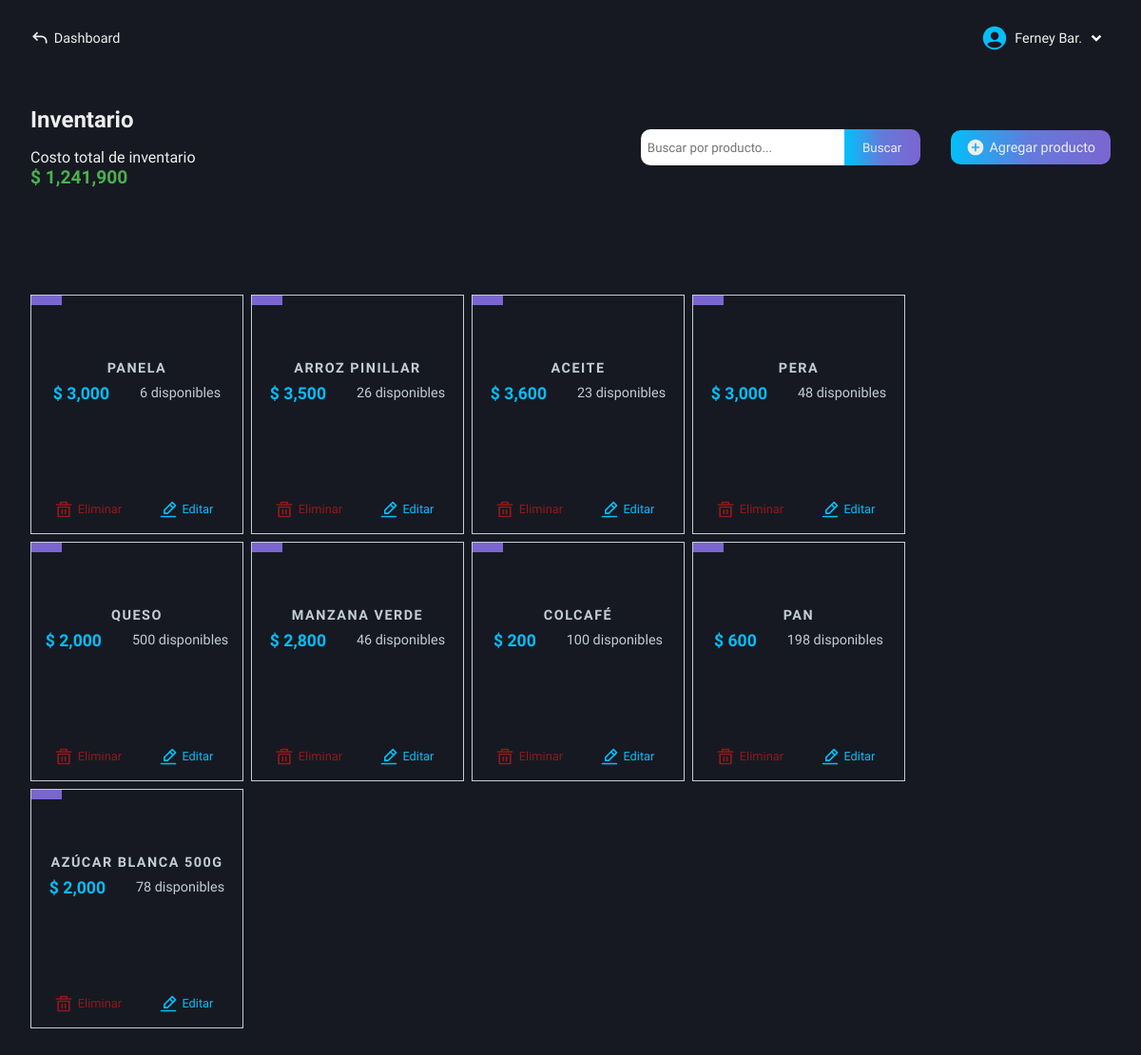
Page /roles/store/inventory/admin-inventory.php (signed in) on the committed database.
### tables this page shows
CREATE TABLE `users` (
  `id` int(11) NOT NULL AUTO_INCREMENT,
  `name` varchar(100) NOT NULL,
  `lastname` varchar(100) NOT NULL,
  `email` varchar(100) NOT NULL,
  `pass` varchar(100) NOT NULL,
  `role` varchar(100) NOT NULL,
  PRIMARY KEY (`id`)
);

CREATE TABLE `inventory_products` (
  `id` int(11) NOT NULL AUTO_INCREMENT,
  `id_category` int(11) NOT NULL,
  `product_name` varchar(100) NOT NULL,
  `supplier` varchar(100) NOT NULL,
  `purchase_price` decimal(50,0) NOT NULL,
  `sale_price` decimal(50,0) NOT NULL,
  `stock_quantity` int(11) NOT NULL,
  `product_description` varchar(500) NOT NULL,
  `entry_date` date NOT NULL,
  PRIMARY KEY (`id`)
);

### roles/store/inventory/admin-inventory.php (the view, shortened to what this page needs)
<!DOCTYPE html>
<html lang="en">
<head>
    <link rel="stylesheet" href="../../../css/store/admin-inventory.css">
    <link rel="stylesheet" href="../../../css/store/base-autocomplete.css">
    <link rel="stylesheet" href="https://code.jquery.com/ui/1.12.1/themes/base/jquery-ui.css">
    <?php
        include("../../../conexion.php");
        if (isset($_SESSION['user_id'])) {
            $id_user = $_SESSION['user_id'];
        } else {
            header("Location: ../../../index.php");
            exit();
        }
    ?>
</head>
<body>
    <main class="main">
        <nav class="nav-dash">
            <a href="../../dashboard-store.php" class="go-dash">
                <svg xmlns="http://www.w3.org/2000/svg" width="20" height="20" viewBox="0 0 24 24"><path fill="#eee" d="m4 10l-.707.707L2.586 10l.707-.707zm17 8a1 1 0 1 1-2 0zM8.293 15.707l-5-5l1.414-1.414l5 5zm-5-6.414l5-5l1.414 1.414l-5 5zM4 9h10v2H4zm17 7v2h-2v-2zm-7-7a7 7 0 0 1 7 7h-2a5 5 0 0 0-5-5z"/></svg>
                <p>Dashboard</p>
            </a>
            <div class="user-modal">
                <div class="username">
                    <div class="name-down">
                        <?php
                            $queryData = "SELECT name, lastname FROM users WHERE id = $id_user";
                            $result = mysqli_query($conexion, $queryData);
                            $rowData = mysqli_fetch_assoc($result);
                            echo "<p class='name'>" . $rowData['name'] . ' ' . substr($rowData['lastname'], 0, 3) . ".</p>";
                        ?>
                        <img src="../../../svg/down-arrow.svg" alt="">
                    </div>
                </div>
            </div>
        </nav>
        <section class="info-table-product" id="hidden-modal">
            <div class="table-products">
                <div class="tlt-search-add">
                    <div class="tlt-cost">
                        <h2 class="tlt-function">Inventario</h2>
                        <div class="total-cost">
                            <p>Costo total de inventario</p>
                            <?php
                                $query = "SELECT SUM(purchase_price * stock_quantity) AS total_cost FROM inventory_products";
                                $result = mysqli_query($conexion, $query);
                                $row = mysqli_fetch_array($result);
                                if($row['total_cost'] === NULL){
                                    echo "<p>$ 0</p>";
                                } else {
                                    echo "<p>$ " . number_format($row['total_cost'], 0) . "</p>";
                                }
                            ?>
                        </div>
                    </div>
                    <div class="search-add">
                        <form action="functions/search-product.php" method="POST" class="form-search">
                            <input type="text" name="search" class="input-search b-col-fcs-val" id="search" placeholder="Buscar por producto..." required>
                            <input type="submit" name="button-search" class="btn-search bg-btn" value="Buscar">
                        </form>
                        <a href="add-products.php" class="add bg-btn">
                            <svg xmlns="http://www.w3.org/2000/svg" width="20" height="20" viewBox="0 0 24 24"><path fill="#eee" d="M12 2C6.477 2 2 6.477 2 12s4.477 10 10 10s10-4.477 10-10S17.523 2 12 2m5 11h-4v4h-2v-4H7v-2h4V7h2v4h4z"/></svg>
                            <p>Agregar producto</p>
                        </a>
                    </div>
                </div>
                <div class="all-products">
                    <div class="content-cards">
                        <?php
                            $getProducts = "SELECT * FROM inventory_products";
                            $resultProducts = mysqli_query($conexion, $getProducts);
                            if($resultProducts -> num_rows > 0){
                                while($row = mysqli_fetch_array($resultProducts)){
                                    $id = $row['id'];
                                    echo "<div class='card-product'>
                                            <div class='unit-info'>
                                                <p class='unit'>" . $row['unit_measure'] . "</p>
                                                <div class='info-product'>
                                                    <h3 class='product'>" . ucfirst($row['product_name']) . "</h3>
                                                    <div class='price-available'>
                                                        <p>$ " . number_format($row['sale_price'], 0) . "</p>
                                                        <p>" . $row['stock_quantity'] . " disponibles</p>
                                                    </div>
                                                </div>
                                            </div>
                                            <div class='actions'>
                                                <a href='functions/delete.php?id=$id'>
                                                    <img src='../../../svg/delete.svg' />
                                                    Eliminar
                                                </a>
                                                <a href='functions/get-data.php?id=$id'>
                                                    <img src='../../../svg/edit.svg' />
                                                    Editar
                                                </a>
                                            </div>
                                        </div>";
                                }
                            } else {
                                echo "<div class='not-product'><p>No tienes productos en tu inventario</p></div>";
                            }
                        ?>
                    </div>
                </div>
            </div>
        </section>
    </main>
</body>
</html>

### css/store/admin-inventory.css (style rules this page uses)
.main { display: grid; grid-template-columns: 1fr; grid-template-rows: 80px auto; height: 100vh; background-color: var(--color-dark-blue-gray); }
.info-table-product { grid-column: 1 / 2; grid-row: 2 / 3; padding: 2rem; box-sizing: border-box; background-color: var(--color-dark-blue-gray); }
.table-products { display: flex; flex-direction: column; gap: 3rem; }
.total-cost p:last-child { color: var(--color-dark-green); font-weight: 600; font-size: 1.2rem; }
.tlt-cost { display: flex; flex-direction: column; gap: 1rem; }
.tlt-search-add { display: flex; align-items: center; justify-content: space-between; }
.search-add { display: flex; align-items: center; gap: 2rem; }
.form-search { display: flex; }
.input-search { outline: none; padding: .2rem .3rem; height: 27px; border: 2px solid #fff; width: 200px; color: var(--color-light-black); border-top-left-radius: 10px; border-bottom-left-radius: 10px; }
.btn-search { width: 80px; height: auto; padding: .45rem 0; border: 2px solid transparent; border-top-right-radius: 10px; border-bottom-right-radius: 10px; cursor: pointer; }
.add { display: flex; align-items: center; gap: .3rem; padding: .5rem 1rem; border-radius: 10px; font-size: .9rem; text-decoration: none; }
.all-products { height: auto; margin-top: 4rem; }
.content-cards { display: flex; align-items: center; justify-content: left; flex-wrap: wrap; gap: .5rem; }
.card-product { display: flex; flex-direction: column; align-items: stretch; justify-content: space-between; height: 250px; width: 222px; border: 1px groove var(--color-light-gray); }
.unit-info { height: 45%; display: flex; flex-direction: column; justify-content: space-between; align-items: center; padding: 0 0 1rem 0; }
.unit-info .unit { width: auto; padding: .3rem 1rem; background-color: var(--color-amethyst); font-size: .8rem; align-self: baseline; }
.price-available { display: flex; align-items: center; justify-content: center; gap: 2rem; width: 100%; }
.info-product { display: flex; flex-direction: column; align-items: center; gap: .5rem; }
.info-product .product { font-size: .9rem; letter-spacing: 1.5px; width: 190px; text-align: center; text-transform: uppercase; color: var(--color-light-gray); }
.info-product p:nth-child(1) { font-size: 1.1rem; font-weight: bold; color: var(--color-sky-blue); }
.price-available p:last-child { font-size: .9rem; font-weight: 300; color: var(--color-light-gray); }
.actions { padding: .7rem .5rem; display: flex; align-items: center; justify-content: center; }
.actions a { display: flex; align-items: center; justify-content: center; gap: .3rem; font-size: .8rem; text-decoration: none; }
.actions a:first-child { color: var(--color-dark-red); border: 1px solid transparent; width: 180px; padding: .2rem 0; border-radius: 10px; }
.actions a:last-child { color: var(--color-sky-blue); border: 1px solid transparent; width: 180px; padding: .2rem 0; border-radius: 10px; }

### css/base-nav-dash.css (style rules this page uses)
* { color: #eee; }
.nav-dash { grid-column: 1 / 2; grid-row: 1 / 2; display: flex; align-items: center; justify-content: space-between; padding: 0 2rem; box-sizing: border-box; user-select: none; }
.username { display: flex; align-items: center; gap: .4rem; cursor: pointer; }
.name-down { display: flex; align-items: center; }
.name-down .name { color: #eee; font-size: .9rem; }
.go-dash { display: flex; align-items: center; gap: .3rem; text-decoration: none; }
.go-dash p { font-size: .9rem; color: #eee; }

### css/base-btn-bd.css (style rules this page uses)
.bg-btn { background: linear-gradient( 90deg, #04BEFA, #647adb, #7b66d0, #9554c9, #04BEFA ); background-size: 200%; animation: gradient-move 5s infinite; transition: transform 0.2s, box-shadow 0.2s; }

### rows in the picture
users: name "Ferney", lastname "Bar"
inventory_products: product_name "PANELA", sale_price "3,000", stock_quantity "6"
inventory_products: product_name "ARROZ PINILLAR", sale_price "3,500", stock_quantity "26"
inventory_products: product_name "ACEITE", sale_price "3,600", stock_quantity "23"
inventory_products: product_name "PERA", sale_price "3,000", stock_quantity "48"
inventory_products: product_name "QUESO", sale_price "2,000", stock_quantity "500"
inventory_products: product_name "MANZANA VERDE", sale_price "2,800", stock_quantity "46"
inventory_products: product_name "COLCAFÉ", sale_price "200", stock_quantity "100"
inventory_products: product_name "PAN", sale_price "600", stock_quantity "198"
inventory_products: product_name "AZÚCAR BLANCA 500G", sale_price "2,000", stock_quantity "78"

### other values in the picture
$row['total_cost'] "1,241,900"
